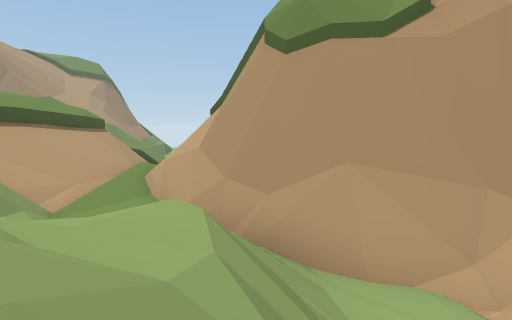
view 1 (above)

12 first-person views from a walk through a scene from a Unity 3-D project. The camera is 1.4 m above the floor, tilts 6° down and sees 80° across. The floor is counted in squares, 2 m on a side. Each view is taken from the middle of a square. On the plan, view 1 faces up. The plan holds only what a view shows up to about 10 squares ahead; the rest is blank. The place goes on beyond the plan. Some animated figures are not drawn. Some surface patterns are stand-ins.

view 2
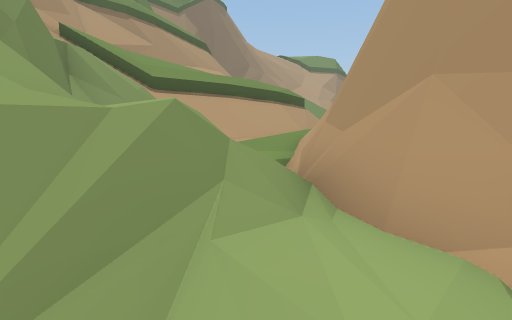

view 3
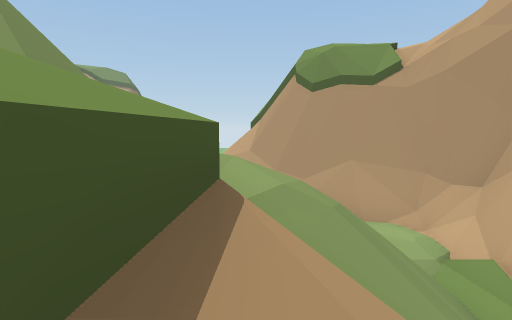

view 4
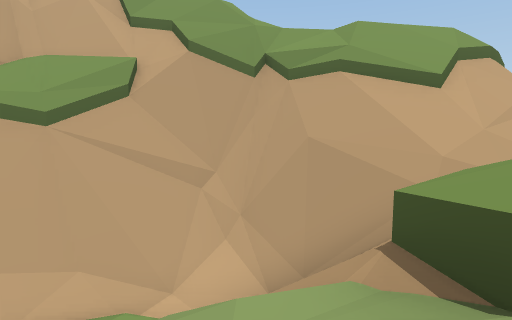

view 5
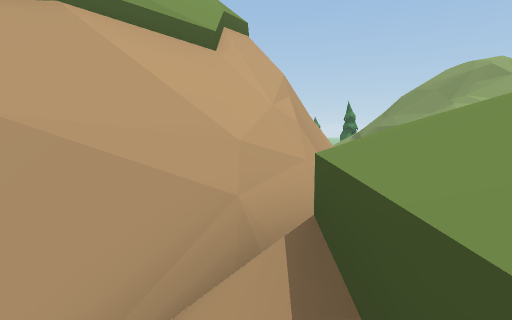

view 6
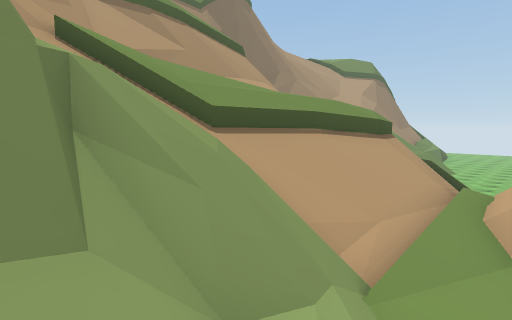

view 7
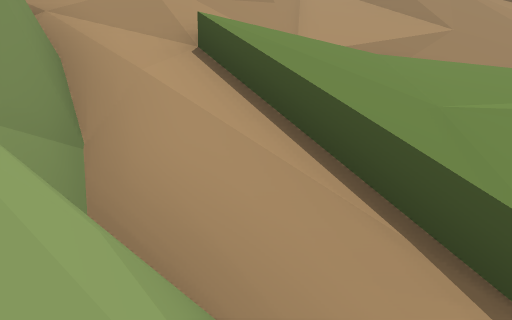

view 8
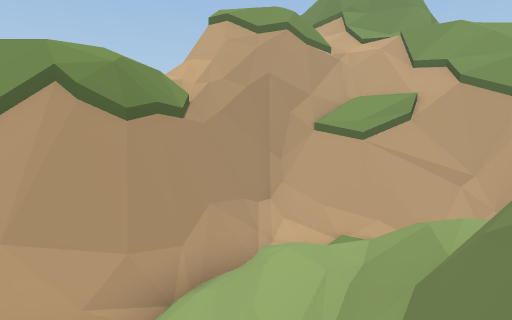

view 9
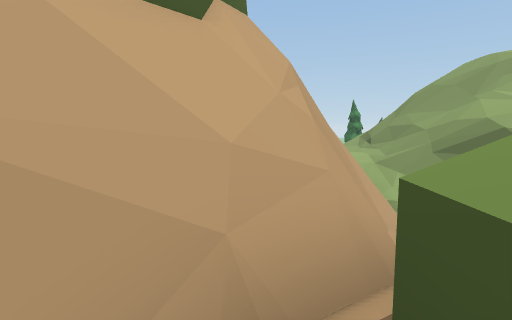

view 10
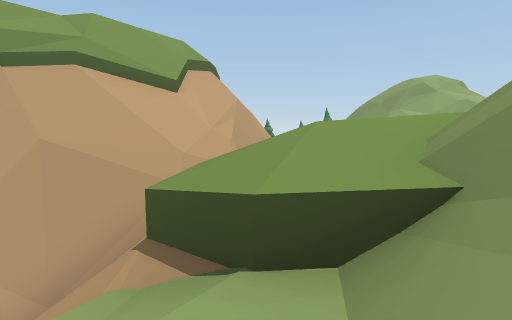

view 11
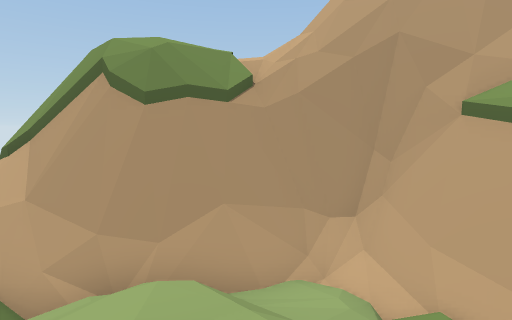

view 12
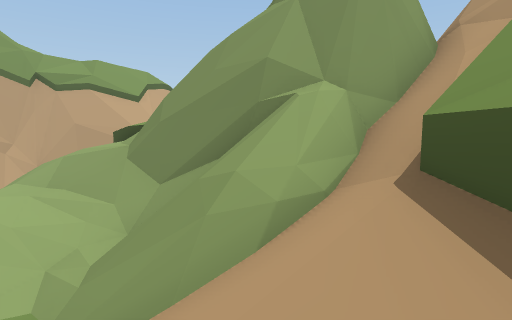

### Floor plan
Key: @ floor where view 1 was taken; # wall or solid block; . main floor; : floor 1.5 m higher than the main floor; + floor 2.25 m higher than the main floor; * floor 3 m higher than the main floor; % floor 8.25 m higher than the main floor; / step, stairs or slope; = window, fence, low wall or low ledge; ^ raised ledge; v drop or lower ground.
Columns run from 12 left of view 1 to 5 right of it. Each row starts with its distance up from view 1.
  7  ##^ ^^///=#=%
  6  ##^^^^///##v/%/
  5 ^#^^^^^///.##vv=/=
  4  ^#=^^#/////###vv^
  3   #==#=///////##=^
  2    ###^^##/:/./^^
  1         #=/////^
  0         #^*/@/=^
 -1          ^^///#^
 -2          ^^///#^
 -3           ^/###
 -4           ###
 -5           ##
 -6          ###^
 -7          # ^^
 -8       v =#v^
 -9      //=/  ^
-10    //////
-11    =////+
-12     ///=+

Where each view was taken, in squares from view 1:
view 1: 0 up, 0 right, facing up
view 2: 1 up, 2 right, facing up-left
view 3: 3 down, 1 left, facing up
view 4: 1 up, 2 left, facing down-right
view 5: 1 down, 1 left, facing down
view 6: 2 up, 2 left, facing up-left
view 7: 4 up, 5 left, facing left
view 8: 3 up, 5 left, facing right
view 9: 2 down, 1 left, facing down
view 10: 1 up, 2 left, facing down
view 11: 0 up, 2 left, facing up-right
view 12: 7 up, 5 left, facing down
